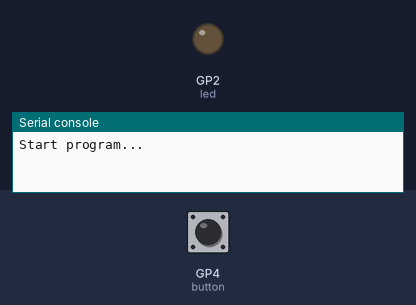
Bench run of a program on a simulated Raspberry Pi Pico running MicroPython. On the bench: output pins drawn as LEDs (lit = HIGH), the last lines printed to the serial console. Inputs (shaded band) come from the test bench; at power-on: GP4 (button) HIGH.

Above: at 1.2 s.
1.3 s: GP4 (button) pulled LOW for 0.15 s
At 2.1 s:
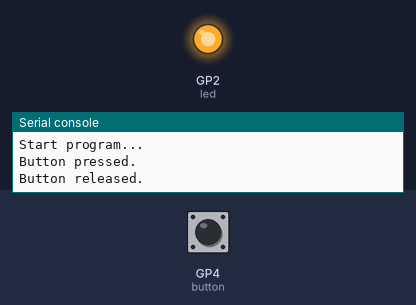
2.9 s: GP4 (button) pulled LOW for 1 s
At 3.3 s:
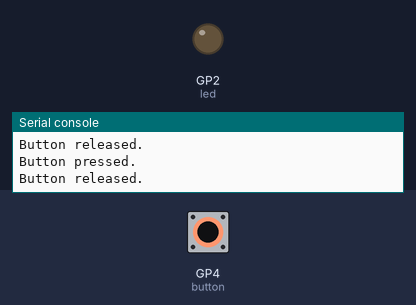
5.4 s: GP4 (button) pulled LOW for 3.2 s
At 6.4 s:
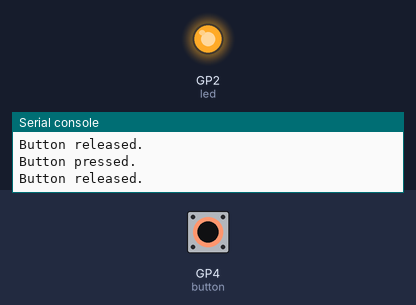
Timing chart, 0 to 8.4 s (numbered marks = the images above; inputs shaded):
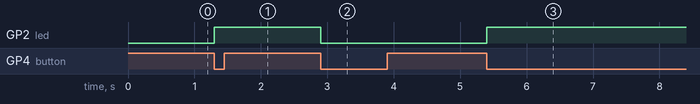

The program:

button_callback_3.py
```python
from machine import Pin, Timer
from time import sleep

# Pins of ESP8266
#GPIO_BUTTON = 0  # D3
#GPIO_LED = 2     # D4

# Pins of ESP32
#GPIO_BUTTON = 17  # IO17
#GPIO_LED = 16     # IO16

# Pins of Raspberry Pi Pico
GPIO_BUTTON = 4  # GP4
GPIO_LED = 2     # GP2

button_busy = False

button = Pin(GPIO_BUTTON, Pin.IN, Pin.PULL_UP)
led = Pin(GPIO_LED, Pin.OUT)
led.off()

# Timer object
# release_timer = Timer(1)  # ESP32, hardware timer
release_timer = Timer(-1)   # Raspberry Pi Pico

# Timer-Callback-Funktion zum entprellen des Tasters
# Taster wird freigegeben
def release_button(timer):
    global button_busy
    print("Button released.")
    button_busy = False

# Callback-Funktion zum aendern des Roboterstatus (start/stop)
# Ausgeloest durch einen einfachen Tastendruck
def button_pressed(button):
    global button_busy
    global run_status
    global release_timer

    # Wegen dem Prellen des Tastern, muss ein wiederholtes Ausführen verhindert werden.
    if not button_busy:
        print("Button pressed.")
        # Taster gedrueckt merken
        button_busy = True
        # LED an/aus
        led.value(not led.value())
        # nach 300 ms Taster wieder freigeben
        release_timer.init(period=300, mode=Timer.ONE_SHOT, callback=release_button)


if __name__ == "__main__":
    print("Start program...")
    button.irq(trigger=Pin.IRQ_FALLING, handler=button_pressed)
    while True:
        sleep(1)
```

Measured:
- after the input at 1.3 s, GP2 (led): LOW → HIGH at once
- after the input at 2.9 s, GP2 (led): HIGH → LOW at once
- after the input at 5.4 s, GP2 (led): LOW → HIGH at once
